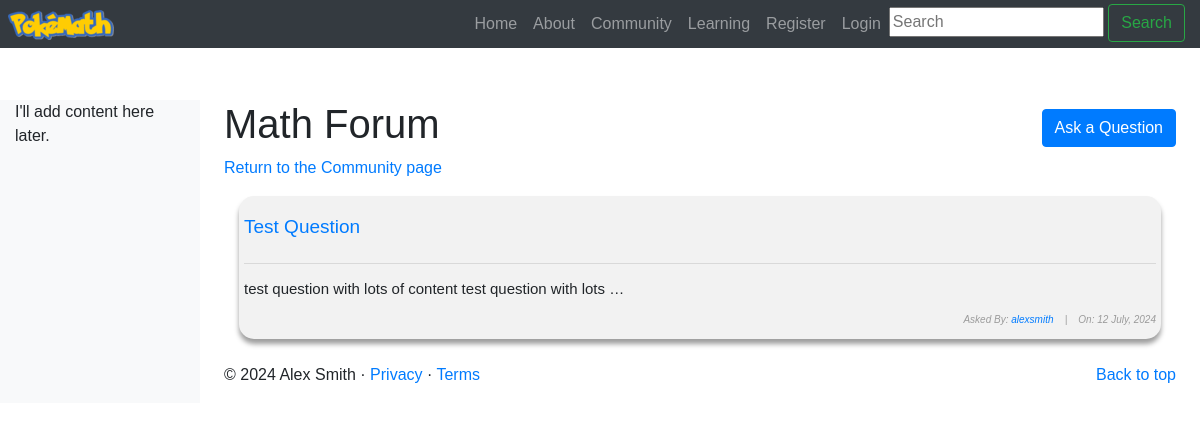
The page /community/math/ on the database its author committed.
### community/models.py (models this page shows, shortened)
class MathQuestion(models.Model):
    user = models.ForeignKey(User, on_delete=models.CASCADE, default=None)
    title = models.CharField(max_length=10000)
    content = RichTextField()
    date_created = models.DateTimeField(default=timezone.now)

### community/views.py (the view)
# urls.py: path('math/', views.MathQuestionListView.as_view(), name='math_forum'),
class MathQuestionListView(ListView):
    model = MathQuestion
    template_name = 'community/math_forum.html'
    context_object_name ='questions'
    ordering = ['-date_created']
    def get_context_data(self,**kwargs):
        context = super().get_context_data(**kwargs)
        search_input = self.request.GET.get('search-area') or ""
        if search_input:
            context['questions'] = context['questions'].filter(title__icontains = search_input)
            context['search_input'] = search_input
        return context

### templates/community/math_forum.html (shortened to what this page needs)
{% extends "learning/base.html" %}
{% block body_block %}
<body>
    <div id="header-content">
        <h1>Math Forum</h1>
        {% if user.is_authenticated %}
        <a href="{% url 'community:math_question_create' %}" id="question-button" class="btn btn-primary">Ask a
            Question</a>
        {% else %}
        <a href="{% url 'auth_login' %}" id="question-button" class="btn btn-primary">Ask a Question</a>
        {% endif %}
    </div>
    <p><a href="{% url 'community:community' %}">Return to the Community page</a></p>
    <div class="container">
        <div class="list-question">
            <div class="questions">
                {% for question in questions %}
                <div class="container"
                    style="background: #f2f2f2; padding: 5px; box-shadow: rgba(0, 0, 0, 0.383) 0px 5px 5px 0px; border-radius: 15px;">
                    <div id="title-sec" style="display: flex; align-items: center;">
                        <h3 id="fh3"><a href="{% url 'community:math_question_details' question.id %}">
                                {{ question.title }}</a></h3>
                    </div>
                    <hr>
                    {% if question.content|wordcount <= 10 %} <h6 id="fh6" style="text-align: left;">
                        {{ question.content|safe }}</h6>
                        {% else %}
                        <h6 id="fh6" style="text-align: left;">{{ question.content|truncatewords_html:10|safe}}</h6>
                        {% endif %}
                        <h6 id="fh6" style="font-size: 10px; font-style: italic; color: rgb(155, 155, 155);">Asked By:
                            <a href="">{{ question.user.username }}</a>&nbsp;&nbsp;&nbsp; |&nbsp;&nbsp;&nbsp; On:
                            {{question.date_created|date:"j F, Y"}}
                        </h6>
                </div> <br>
                {% endfor %}
            </div>
        </div>
    </div>
</body>
{% endblock %}

### templates/community/math_forum.html (style rules this page uses)
body { margin-top: 100px; font-family: 'Poppins', sans-serif; }
#header-content { display: flex; justify-content: space-between; align-items: center; }
#fh3 { text-align: left; font-size: 19px; padding-top: 15px; }
#fh6 { text-align: right; font-size: 15px; font-weight: normal; }

### rows shown on the page
MathQuestion: title "Test Question", content "test question with lots of content test question with lots …", user.username "alexsmith", date_created "12 July, 2024"
